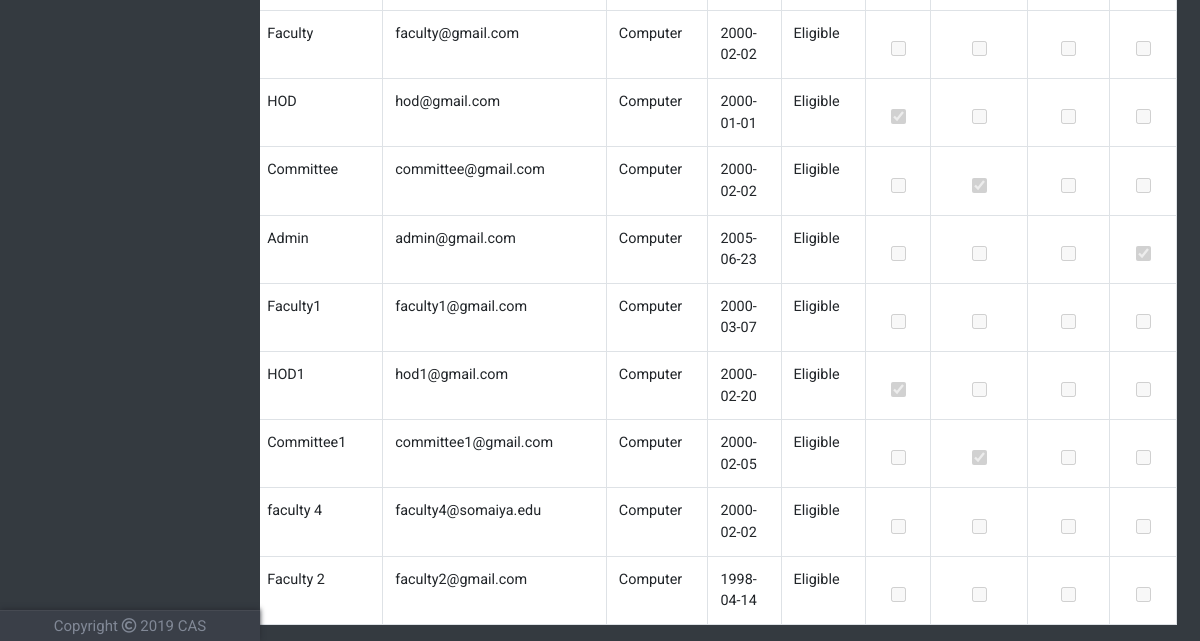
/viewprofiles.php (signed in, lower part), run on an earlier commit of the app's database.
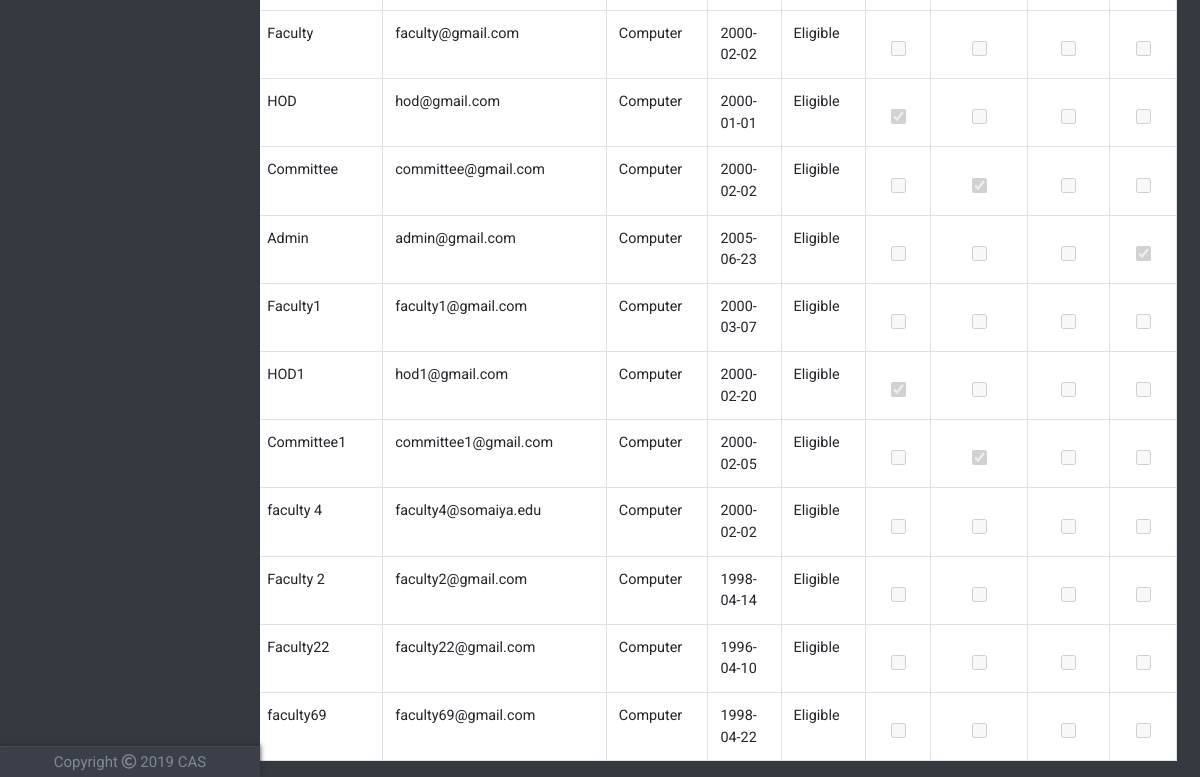
And on a later commit of the database.
### tables this page shows
CREATE TABLE `faculty_table` (
  `id` int(11) NOT NULL,
  `faculty_name` varchar(100) NOT NULL,
  `email` varchar(50) NOT NULL,
  `password` varchar(256) NOT NULL,
  `date_of_joining` date NOT NULL,
  `department` varchar(50) NOT NULL,
  `profilePicLocation` varchar(100) NOT NULL DEFAULT 'defaults/default_userprofile_pic.png',
  `faculty` int(11) NOT NULL,
  `hod` int(11) NOT NULL,
  `committee` int(11) NOT NULL,
  `principal` int(11) NOT NULL,
  `admin` int(11) NOT NULL
);

### viewprofiles.php (the view, shortened to what this page needs)
<?php
if(!isset($_SESSION['id']))
{
	header("LOCATION: index.php");
}
else
{
include 'dbh.php';
$userId=mysqli_real_escape_string($conn,$_SESSION['id']);
include 'top.php';
include 'left-nav.php';
?>
   	<div class="container">
		<div class="row justify-content-center">
			<div class="col offset-md-2" id="part-b-container">
				<h2 class="text-center" style="color:white">VIEW PROFILES</h2><br>
				<div class="admin-table">
				<table class="table table-bordered" style="background-color: white">
				  	<tbody>
				  		<?php
				  		$sqlc="SELECT hod,committee,department FROM faculty_table WHERE id='$userId'";
				  		$resultc=mysqli_query($conn,$sqlc);
				  		$rowc=mysqli_fetch_assoc($resultc);
				  		if($rowc['committee']==1)
				  		{
				  			$check="committee";
				  		}
				  		if($check=="hod")
				  		{
				  			$departmentc=mysqli_real_escape_string($conn,$rowc['department']);
				  			$sql="SELECT id, faculty_name, email, date_of_joining, department, hod, committee, principal, admin FROM faculty_table WHERE department='$departmentc' AND hod=0";
				  			$result=mysqli_query($conn,$sql);
				  		}
				  		else
				  		{
				  			$sql="SELECT id, faculty_name, email, date_of_joining, department, hod, committee, principal, admin FROM faculty_table";
				  			$result=mysqli_query($conn,$sql);
				  		}
				  		$count=1;
				  		while($row=mysqli_fetch_assoc($result))
				  		{
				  			$id=$row['id'];
				  			$faculty_name=$row['faculty_name'];
				  			$email=$row['email'];
				  			$date_of_joining=$row['date_of_joining'];
				  			$department=$row['department'];
				  			$hod=$row['hod'];
				  			$committee=$row['committee'];
				  			$principal=$row['principal'];
				  			$admin=$row['admin'];
					  		?>
						    <tr>
						      	<th scope="row"><?php echo $count; ?></th>
						      	<td><?php echo $faculty_name; ?></td>
						      	<td><?php echo $email; ?></td>
						      	<td><?php echo $department; ?></td>
						      	<td><?php echo $date_of_joining; ?></td>
						    <?php
							$now = time();
							$your_date = strtotime($date_of_joining);
							$datediff = $now - $your_date;
							$years = floor($datediff / (365*60*60*24));
						    if($years>=5)
						    {
						    	?>
						    	<td>Eligible</td>
						    	<?php
						    }
						    else
						    {
						    	?>
						    	<td>Not Eligible</td>
						    	<?php
						    }
						    ?>
						      	<form class="update-rights-form" id="update-rights-form-<?php echo $id; ?>" action="" method="POST">
						      		<td class="table-center">
						      			<?php
						      			if($hod==1)
						      			{
						      				?>
						      				<input type="checkbox" class="admin-table-checkbox" name="hod" id="hod<?php echo $id; ?>" value="hod" checked disabled>
						      				<?php
						      			}
						      			else
						      			{
						      				?>
						      				<input type="checkbox" class="admin-table-checkbox" name="hod" id="hod<?php echo $id; ?>" value="hod" disabled>
						      				<?php
						      			}
						      			?>
		  							</td>
		  							<td class="table-center">
		  								<?php
		  								if($committee==1)
		  								{
		  									?>
		  									<input type="checkbox" class="admin-table-checkbox" name="committee" id="committee<?php echo $id; ?>" value="committee" checked disabled>
		  									<?php
		  								}
		  								else
		  								{
		  									?>
		  									<input type="checkbox" class="admin-table-checkbox" name="committee" id="committee<?php echo $id; ?>" value="committee" disabled>
		  									<?php
		  								}
		  								?>
		  							</td>
		  							<td class="table-center">
		  								<?php
		  								if($principal==1)
		  								{
		  									?>
		  									<input type="checkbox" class="admin-table-checkbox" name="principal" id="principal<?php echo $id; ?>" value="principal" checked disabled>
		  									<?php
		  								}
		  								else
		  								{
		  									?>
		  									<input type="checkbox" class="admin-table-checkbox" name="principal"id="principal<?php echo $id; ?>"  value="principal" disabled>
		  									<?php
		  								}
		  								?>
		  							</td>
		  							<td class="table-center">
		  								<?php
		  								if($admin==1)
		  								{
		  									?>
		  									<input type="checkbox" class="admin-table-checkbox" name="admin" id="admin<?php echo $id; ?>" value="admin" checked disabled>
		  									<?php
		  								}
		  								else
		  								{
		  									?>
		  									<input type="checkbox" class="admin-table-checkbox" name="admin" id="admin<?php echo $id; ?>" value="admin" disabled>
		  									<?php
		  								}
		  								?>
		  							</td>
						      	</form>
						    </tr>
						    <?php
						    $count+=1;
						}
					    ?>
				  </tbody>
				</table>
				</div>
			</div>
		</div>
	</div>
</body>
</html>
<?php
}
?>

### top.php (shortened to what this page needs)
<!DOCTYPE html>
<html>
<head>
	<link rel="stylesheet" href="https://maxcdn.bootstrapcdn.com/bootstrap/4.1.3/css/bootstrap.min.css">
	<link href="https://stackpath.bootstrapcdn.com/font-awesome/4.7.0/css/font-awesome.min.css" rel="stylesheet">
	<link href="//netdna.bootstrapcdn.com/font-awesome/4.1.0/css/font-awesome.min.css" rel="stylesheet">
	<link rel="stylesheet" type="text/css" href="Frontend/global.css">
	<link rel="stylesheet" href="https://cdnjs.cloudflare.com/ajax/libs/animate.css/3.7.0/animate.min.css">
	<link rel="stylesheet" href="https://use.fontawesome.com/releases/v5.6.3/css/all.css">
</head>
<body>

### left-nav.php (shortened to what this page needs)
<div class="page-wrapper chiller-theme toggled">
	<nav id="sidebar" class="sidebar-wrapper sm-hidden">
		<div class="sidebar-content">
			<br>
			<?php
			$currentyear=date("Y");
			?>
		</div>
		<div class="sidebar-footer">
			<a>
				<p style="font-size: 15px">Copyright  <i class="far fa-copyright"></i>  <?php echo $currentyear; ?>  CAS</p>
			</a>
		</div>
	</nav>

### Frontend/global.css (style rules this page uses)
* { margin: 0px; padding: 0px; font-family: 'Roboto', sans-serif; }
html { height:100%; }
body { background-color: #343a40 !important; background-size: cover; background-attachment: fixed; }
a { text-decoration: none; }
.admin-table { overflow-x:auto; }
body { font-size: 0.9rem; }
.page-wrapper .sidebar-wrapper, .sidebar-wrapper .sidebar-brand > a, .sidebar-wrapper .sidebar-dropdown > a:after, .sidebar-wrapper .sidebar-menu .sidebar-dropdown .sidebar-submenu li a:before, .sidebar-wrapper ul li a i, .page-wrapper .page-content, .sidebar-wrapper .sidebar-search input.search-menu, .sidebar-wrapper .sidebar-search .input-group-text, .sidebar-wrapper .sidebar-menu ul li a, #show-sidebar, #close-sidebar { -webkit-transition: all 0.3s ease; -moz-transition: all 0.3s ease; -ms-transition: all 0.3s ease; -o-transition: all 0.3s ease; transition: all 0.3s ease; }
.page-wrapper.toggled .sidebar-wrapper { left: 0px; }
.sidebar-wrapper { width: 260px; height: 100%; max-height: 100%; position: fixed; top: 0; left: -300px; z-index: 999; }
.sidebar-wrapper a { text-decoration: none; }
.sidebar-content { max-height: calc(100% - 30px); height: calc(100% - 30px); overflow-y: auto; position: relative; }
.sidebar-footer { position: absolute; width: 100%; bottom: 0; display: flex; }
.sidebar-footer > a { flex-grow: 1; text-align: center; height: 30px; line-height: 30px; position: relative; }
.chiller-theme .sidebar-wrapper { background: #343a40; }
.chiller-theme .sidebar-wrapper .sidebar-header .user-info .user-role, .chiller-theme .sidebar-wrapper .sidebar-header .user-info .user-status, .chiller-theme .sidebar-wrapper .sidebar-search input.search-menu, .chiller-theme .sidebar-wrapper .sidebar-search .input-group-text, .chiller-theme .sidebar-wrapper .sidebar-brand>a, .chiller-theme .sidebar-wrapper .sidebar-menu ul li a, .chiller-theme .sidebar-footer>a { color: #818896; }
.chiller-theme .sidebar-footer { background: #3a3f48; box-shadow: 0px -1px 5px #282c33; border-top: 1px solid #464a52; }
.chiller-theme .sidebar-footer>a:first-child { border-left: none; }
.chiller-theme .sidebar-footer>a:last-child { border-right: none; }

What changed in the data, as far as the page shows it:
added faculty_table: faculty_name "Faculty22", email "faculty22@gmail.com", department "Computer", date_of_joining "1996-04-10", shows "Eligible"
added faculty_table: faculty_name "faculty69", email "faculty69@gmail.com", department "Computer", date_of_joining "1998-04-22", shows "Eligible"
